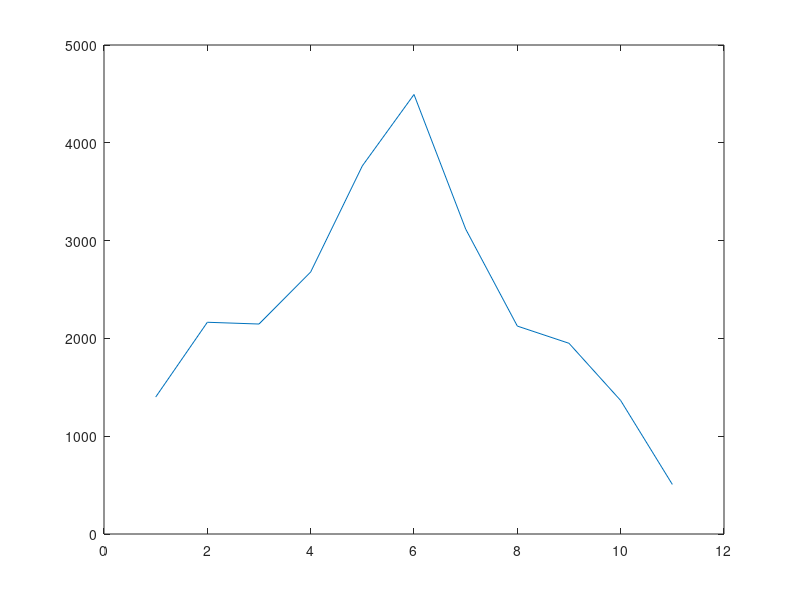

MATLAB code for this plot:
% B Erwthma
clear all
close all

n=6;
% Signal initialization
signal_x = [n,1];
signal_x = [zeros];
signal_y = [n,1];
signal_y = [zeros];
signal_x = randi([10 50],1,n);
signal_y =randi([10 50],1,n);
% 1o Erwthma
convolution = conv(signal_y,signal_x)
figure(1)
plot(convolution)
% 2o Erwthma
x=signal_x;
y=signal_y;
r = [y zeros(1,length(x)-1)];
c = [y(1) zeros(1,length(x)-1)];
yC = toeplitz (c,r);
apotelesma_2 = x*yC
% 3o Erwthma
x_Cirulant=signal_x;
y_Circulant=signal_y;
c_Circulant = [y_Circulant(1) fliplr(y_Circulant(2:end))];
r_Circulant = y_Circulant;
y_Circulant_conv = toeplitz(c,r);
apotelesma_3 = x_Cirulant*y_Circulant_conv
% 4o Erwthma
n1 = length(signal_x) + length(signal_y)-1 ;
fourier_x = fft(signal_x,n1);
fourier_y = fft(signal_y,n1);
apotesma_4 = ifft(fourier_x.*fourier_y)